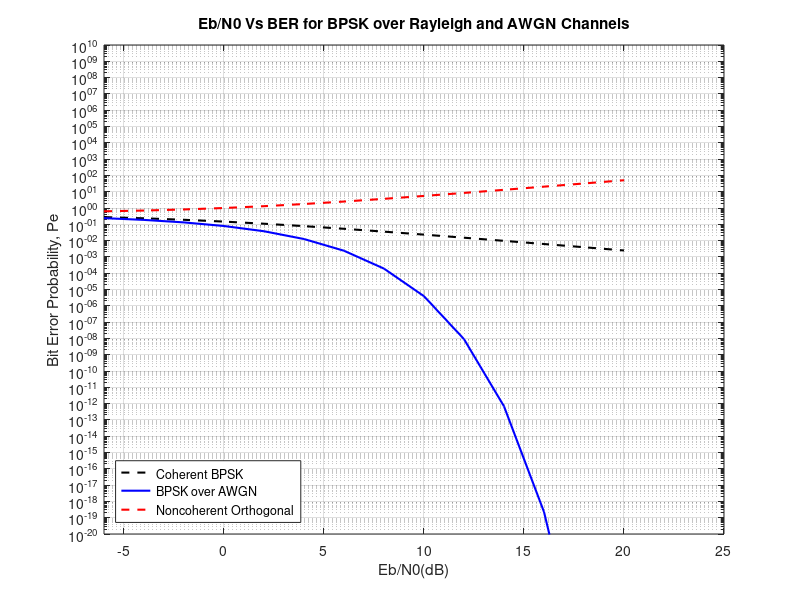

Write the MATLAB code that produced this figure.
% Set clear & Initialization
clear variables; close all; clc;

EbN0dB = -6:2:20; 
EbN0 = 10.^(EbN0dB/10);

theoretical_rayleigh = 0.5*(1-sqrt(EbN0./(1+EbN0)));
theoretical_awgn = 0.5*erfc(sqrt(EbN0));
theoretical_noncoherent = 1/2*(1 + EbN0);

semilogy(EbN0dB,theoretical_rayleigh,'k--','LineWidth',1.5); hold on
semilogy(EbN0dB,theoretical_awgn,'b','LineWidth',1.5); hold on;
semilogy(EbN0dB,theoretical_noncoherent,'r--','LineWidth',1.5);grid on;
axis([-6 25 10^-20 10^10]);

legend('Coherent BPSK','BPSK over AWGN', 'Noncoherent Orthogonal','location','southwest');
title('Eb/N0 Vs BER for BPSK over Rayleigh and AWGN Channels');
xlabel('Eb/N0(dB)');
ylabel('Bit Error Probability, Pe');